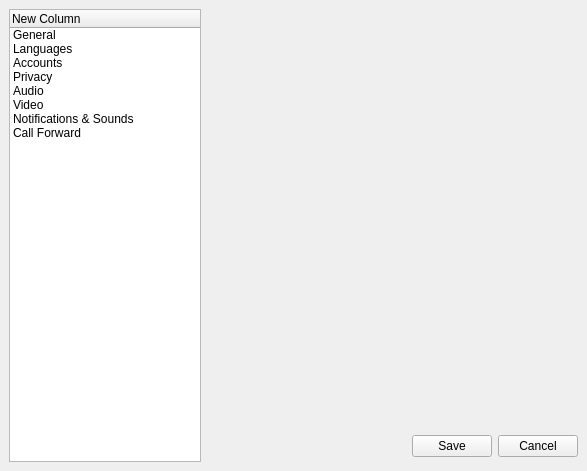
<ui version="4.0" >
 <author></author>
 <comment></comment>
 <exportmacro></exportmacro>
 <class>Form</class>
 <widget class="QWidget" name="Form" >
  <property name="geometry" >
   <rect>
    <x>0</x>
    <y>0</y>
    <width>587</width>
    <height>471</height>
   </rect>
  </property>
  <property name="windowTitle" >
   <string>Configuration</string>
  </property>
  <layout class="QGridLayout" >
   <property name="margin" >
    <number>9</number>
   </property>
   <property name="spacing" >
    <number>6</number>
   </property>
   <item row="0" column="1" >
    <widget class="QStackedWidget" name="stackedWidget" >
     <widget class="QWidget" name="page" >
      <layout class="QGridLayout" >
       <property name="margin" >
        <number>9</number>
       </property>
       <property name="spacing" >
        <number>6</number>
       </property>
      </layout>
     </widget>
     <widget class="QWidget" name="page_2" />
    </widget>
   </item>
   <item rowspan="2" row="0" column="0" >
    <widget class="QTreeWidget" name="treeWidget" >
     <property name="maximumSize" >
      <size>
       <width>192</width>
       <height>16777215</height>
      </size>
     </property>
     <property name="iconSize" >
      <size>
       <width>24</width>
       <height>24</height>
      </size>
     </property>
     <property name="rootIsDecorated" >
      <bool>false</bool>
     </property>
     <property name="itemsExpandable" >
      <bool>false</bool>
     </property>
     <column>
      <property name="text" >
       <string>New Column</string>
      </property>
     </column>
     <item>
      <property name="text" >
       <string>General</string>
      </property>
      <property name="icon" >
       <iconset resource="..\wengophone.qrc" >:/pics/config_general.png</iconset>
      </property>
     </item>
     <item>
      <property name="text" >
       <string>Languages</string>
      </property>
      <property name="icon" >
       <iconset resource="..\wengophone.qrc" >:/pics/config_languages.png</iconset>
      </property>
     </item>
     <item>
      <property name="text" >
       <string>Accounts</string>
      </property>
     </item>
     <item>
      <property name="text" >
       <string>Privacy</string>
      </property>
     </item>
     <item>
      <property name="text" >
       <string>Audio</string>
      </property>
      <property name="icon" >
       <iconset resource="..\wengophone.qrc" >:/pics/config_audio.png</iconset>
      </property>
     </item>
     <item>
      <property name="text" >
       <string>Video</string>
      </property>
      <property name="icon" >
       <iconset resource="..\wengophone.qrc" >:/pics/config_video.png</iconset>
      </property>
     </item>
     <item>
      <property name="text" >
       <string>Notifications &amp; Sounds</string>
      </property>
     </item>
     <item>
      <property name="text" >
       <string>Call Forward</string>
      </property>
     </item>
    </widget>
   </item>
   <item row="1" column="1" >
    <layout class="QHBoxLayout" >
     <property name="margin" >
      <number>0</number>
     </property>
     <property name="spacing" >
      <number>6</number>
     </property>
     <item>
      <spacer>
       <property name="orientation" >
        <enum>Qt::Horizontal</enum>
       </property>
       <property name="sizeHint" >
        <size>
         <width>131</width>
         <height>31</height>
        </size>
       </property>
      </spacer>
     </item>
     <item>
      <widget class="QPushButton" name="okButton" >
       <property name="text" >
        <string>Save</string>
       </property>
      </widget>
     </item>
     <item>
      <widget class="QPushButton" name="cancelButton" >
       <property name="text" >
        <string>Cancel</string>
       </property>
      </widget>
     </item>
    </layout>
   </item>
  </layout>
 </widget>
 <pixmapfunction></pixmapfunction>
 <resources>
  <include location="wengoconfigdata.qrc" />
  <include location="../wengophone.qrc" />
 </resources>
 <connections/>
</ui>
